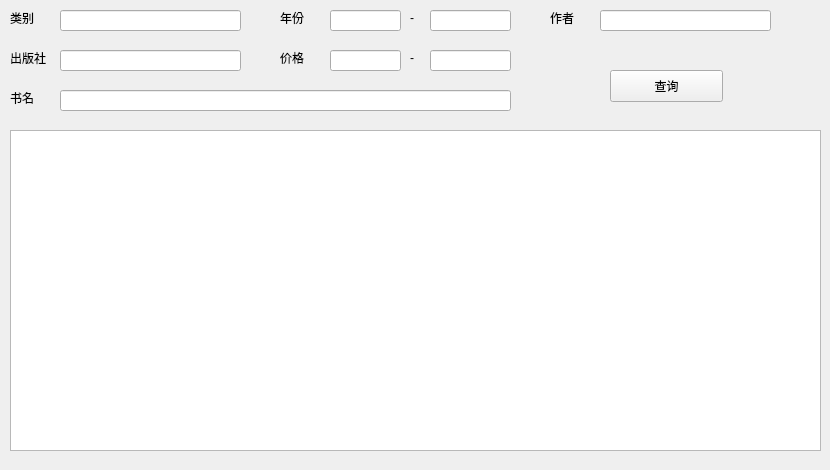
<?xml version="1.0" encoding="UTF-8"?>
<ui version="4.0">
 <class>search</class>
 <widget class="QWidget" name="search">
  <property name="geometry">
   <rect>
    <x>0</x>
    <y>0</y>
    <width>830</width>
    <height>470</height>
   </rect>
  </property>
  <property name="windowTitle">
   <string>Form</string>
  </property>
  <widget class="QLabel" name="label">
   <property name="geometry">
    <rect>
     <x>10</x>
     <y>10</y>
     <width>60</width>
     <height>16</height>
    </rect>
   </property>
   <property name="text">
    <string>类别</string>
   </property>
  </widget>
  <widget class="QLineEdit" name="category">
   <property name="geometry">
    <rect>
     <x>60</x>
     <y>10</y>
     <width>181</width>
     <height>21</height>
    </rect>
   </property>
  </widget>
  <widget class="QLabel" name="label_2">
   <property name="geometry">
    <rect>
     <x>280</x>
     <y>10</y>
     <width>60</width>
     <height>16</height>
    </rect>
   </property>
   <property name="text">
    <string>年份</string>
   </property>
  </widget>
  <widget class="QLineEdit" name="yearlow">
   <property name="geometry">
    <rect>
     <x>330</x>
     <y>10</y>
     <width>71</width>
     <height>21</height>
    </rect>
   </property>
  </widget>
  <widget class="QLabel" name="label_3">
   <property name="geometry">
    <rect>
     <x>410</x>
     <y>10</y>
     <width>21</width>
     <height>16</height>
    </rect>
   </property>
   <property name="text">
    <string>-</string>
   </property>
  </widget>
  <widget class="QLineEdit" name="yearhigh">
   <property name="geometry">
    <rect>
     <x>430</x>
     <y>10</y>
     <width>81</width>
     <height>21</height>
    </rect>
   </property>
  </widget>
  <widget class="QLabel" name="label_4">
   <property name="geometry">
    <rect>
     <x>10</x>
     <y>50</y>
     <width>60</width>
     <height>16</height>
    </rect>
   </property>
   <property name="text">
    <string>出版社</string>
   </property>
  </widget>
  <widget class="QLineEdit" name="publisher">
   <property name="geometry">
    <rect>
     <x>60</x>
     <y>50</y>
     <width>181</width>
     <height>21</height>
    </rect>
   </property>
  </widget>
  <widget class="QPushButton" name="searchButton">
   <property name="geometry">
    <rect>
     <x>610</x>
     <y>70</y>
     <width>113</width>
     <height>32</height>
    </rect>
   </property>
   <property name="text">
    <string>查询</string>
   </property>
  </widget>
  <widget class="QLabel" name="label_5">
   <property name="geometry">
    <rect>
     <x>10</x>
     <y>90</y>
     <width>60</width>
     <height>16</height>
    </rect>
   </property>
   <property name="text">
    <string>书名</string>
   </property>
  </widget>
  <widget class="QLineEdit" name="name">
   <property name="geometry">
    <rect>
     <x>60</x>
     <y>90</y>
     <width>451</width>
     <height>21</height>
    </rect>
   </property>
  </widget>
  <widget class="QLabel" name="label_6">
   <property name="geometry">
    <rect>
     <x>280</x>
     <y>50</y>
     <width>60</width>
     <height>16</height>
    </rect>
   </property>
   <property name="text">
    <string>价格</string>
   </property>
  </widget>
  <widget class="QLineEdit" name="pricelow">
   <property name="geometry">
    <rect>
     <x>330</x>
     <y>50</y>
     <width>71</width>
     <height>21</height>
    </rect>
   </property>
  </widget>
  <widget class="QLabel" name="label_7">
   <property name="geometry">
    <rect>
     <x>410</x>
     <y>50</y>
     <width>21</width>
     <height>16</height>
    </rect>
   </property>
   <property name="text">
    <string>-</string>
   </property>
  </widget>
  <widget class="QLineEdit" name="pricehigh">
   <property name="geometry">
    <rect>
     <x>430</x>
     <y>50</y>
     <width>81</width>
     <height>21</height>
    </rect>
   </property>
  </widget>
  <widget class="QTableView" name="result">
   <property name="geometry">
    <rect>
     <x>10</x>
     <y>130</y>
     <width>811</width>
     <height>321</height>
    </rect>
   </property>
  </widget>
  <widget class="QLabel" name="label_8">
   <property name="geometry">
    <rect>
     <x>550</x>
     <y>10</y>
     <width>60</width>
     <height>16</height>
    </rect>
   </property>
   <property name="text">
    <string>作者</string>
   </property>
  </widget>
  <widget class="QLineEdit" name="author">
   <property name="geometry">
    <rect>
     <x>600</x>
     <y>10</y>
     <width>171</width>
     <height>21</height>
    </rect>
   </property>
  </widget>
 </widget>
 <resources/>
 <connections/>
</ui>
